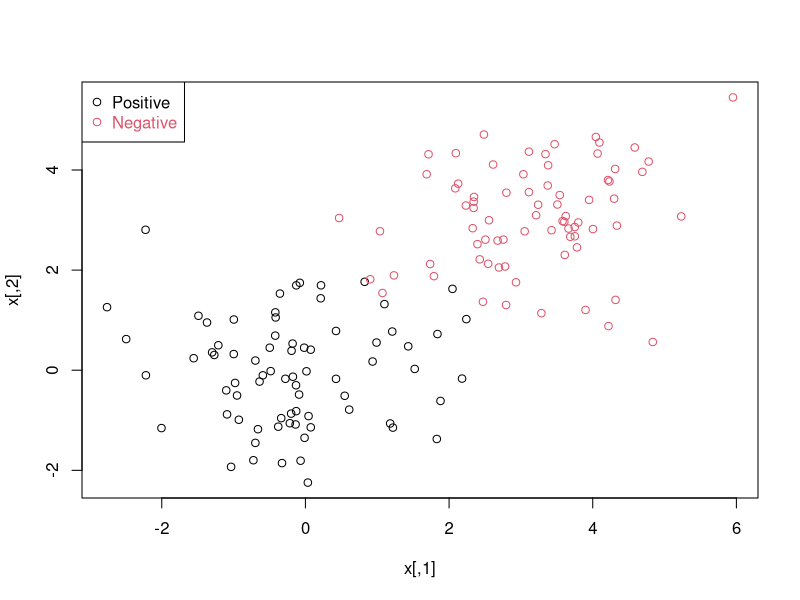
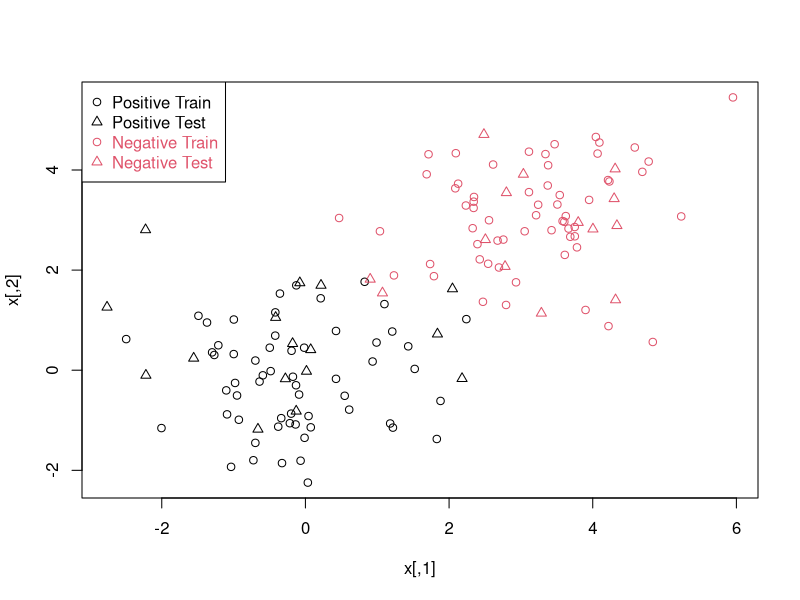
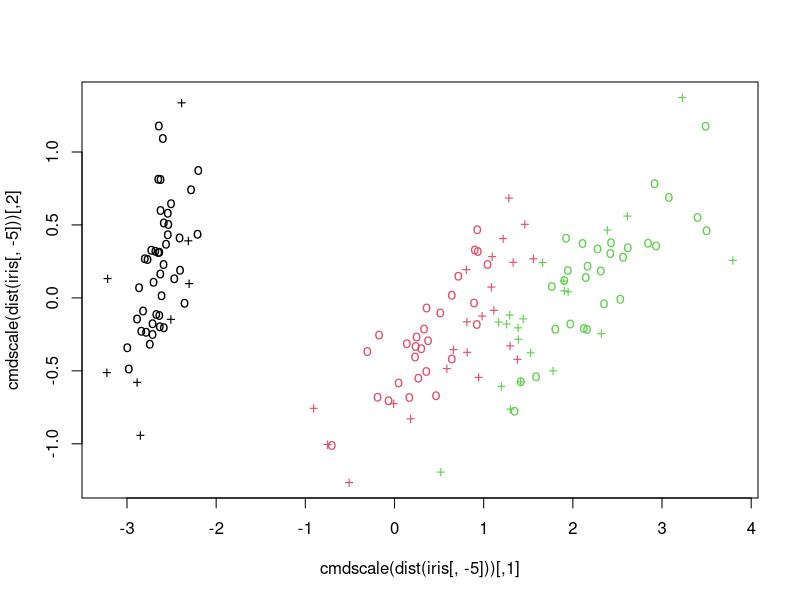
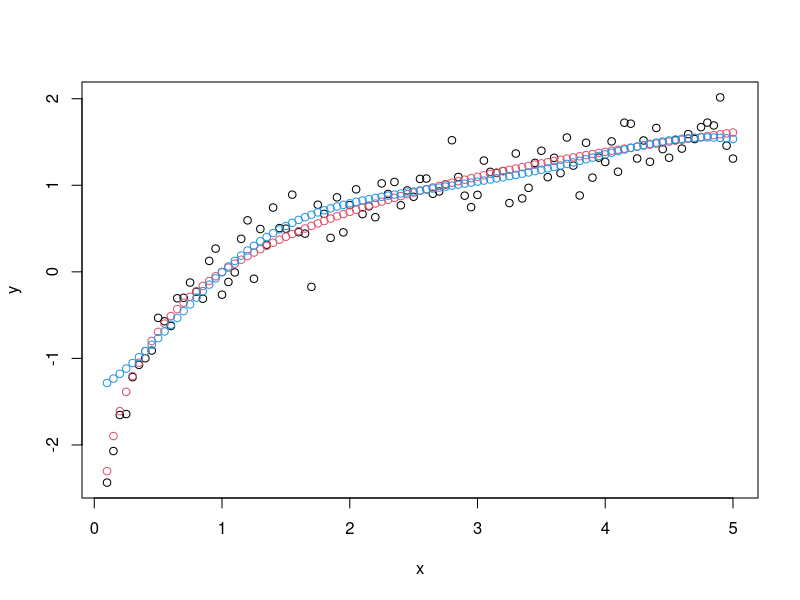
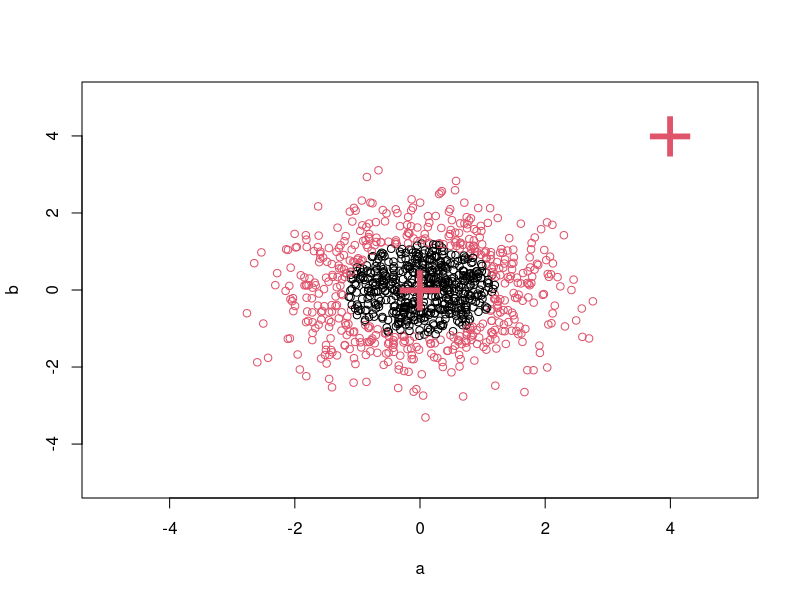
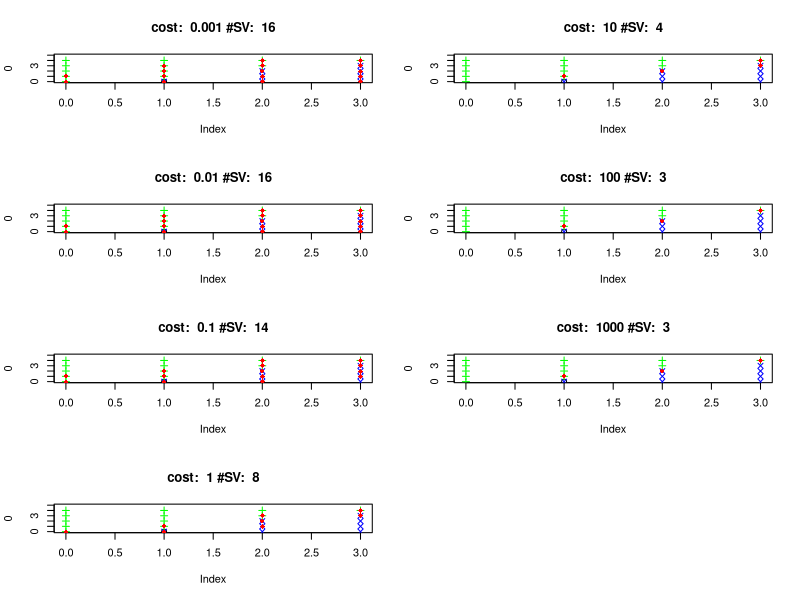

These charts were generated, in order, by the following R code: (Note: this script raises an error after producing the figures.)
### svm1
n <- 150 
p <- 2 # dimension
sigma <- 1 # variance of the distribution
meanpos <- 0 # centre of the distribution of positive examples
meanneg <- 3 # centre of the distribution of negative examples
npos <- round(n/2) # number of positive examples
nneg <- n-npos # number of negative examples
# Generate the positive and negative examples
xpos <- matrix(rnorm(npos*p,mean=meanpos,sd=sigma),npos,p)
xneg <- matrix(rnorm(nneg*p,mean=meanneg,sd=sigma),npos,p)
x <- rbind(xpos,xneg)
# Generate the labels
y <- matrix(c(rep(1,npos),rep(-1,nneg)))
# Visualize the data
plot(x,col=ifelse(y>0,1,2))
legend("topleft",c('Positive','Negative'),col=seq(2),pch=1,text.col=seq(2))
#
ntrain <- round(n*0.8) # number of training examples
tindex <- sample(n,ntrain) # indices of training samples
xtrain <- x[tindex,]
xtest <- x[-tindex,]
ytrain <- y[tindex]
ytest <- y[-tindex]
istrain=rep(0,n)
istrain[tindex]=1
# Visualize
plot(x,col=ifelse(y>0,1,2),pch=ifelse(istrain==1,1,2))
legend("topleft",c('Positive Train','Positive Test','Negative Train','Negative Test'),col=c(1,1,2,2), pch=c(1,2,1,2),
       text.col=c(1,1,2,2))

### svm2
library(e1071)
library(rpart)
data(Ozone, package='mlbench')
## split data into a train and test set
index <- 1:nrow(Ozone)
testindex <- sample(index, trunc(length(index)/3))
testset <- na.omit(Ozone[testindex,-3])
trainset <- na.omit(Ozone[-testindex,-3])
svm.model <- svm(V4 ~ ., data = trainset, cost = 1000, gamma = 0.0001)
svm.pred <- predict(svm.model, testset[,-3])
crossprod(svm.pred - testset[,3]) / length(testindex)

### svm3
data(iris)
attach(iris)
## classification mode
model <- svm(Species ~ ., data = iris)
# alternatively the traditional interface:
x <- subset(iris, select = -Species)
y <- Species
model <- svm(x, y) 

pred <- predict(model, x)  # same as | pred <- fitted(model)

# Check accuracy:
table(pred, y)

# compute decision values and probabilities:
pred <- predict(model, x, decision.values = TRUE)
attr(pred, "decision.values")[1:4,]

# visualize (classes by color, SV by crosses):
plot(cmdscale(dist(iris[,-5])),
     col = as.integer(iris[,5]),
     pch = c("o","+")[1:150 %in% model$index + 1])

## try regression mode on two dimensions
# create data
x <- seq(0.1, 5, by = 0.05)
y <- log(x) + rnorm(x, sd = 0.2)

# estimate model and predict input values
m   <- svm(x, y)
new <- predict(m, x)

# visualize
plot(x, y)
points(x, log(x), col = 2)
points(x, new, col = 4)

## density-estimation

# create 2-dim. normal with rho=0:
X <- data.frame(a = rnorm(1000), b = rnorm(1000))
attach(X)

# traditional way:
m <- svm(X, gamma = 0.1)

# formula interface:
m <- svm(~., data = X, gamma = 0.1)
# or:
m <- svm(~ a + b, gamma = 0.1)

# test:
newdata <- data.frame(a = c(0, 4), b = c(0, 4))
predict (m, newdata)

# visualize:
plot(X, col = 1:1000 %in% m$index + 1, xlim = c(-5,5), ylim=c(-5,5))
points(newdata, pch = "+", col = 2, cex = 5)

# weights: (example not particularly sensible)
i2 <- iris
levels(i2$Species)[3] <- "versicolor"
summary(i2$Species)
wts <- 100 / table(i2$Species)
wts
m <- svm(Species ~ ., data = i2, class.weights = wts)

### svm4
## example using the promotergene data set
library(kernlab)
data(promotergene)

## create test and training set
ind <- sample(1:dim(promotergene)[1],20)
genetrain <- promotergene[-ind, ]
genetest <- promotergene[ind, ]

## train a support vector machine
gene <-  ksvm(Class~.,data=genetrain,kernel="rbfdot",
              kpar=list(sigma=0.015),C=70,cross=4,prob.model=TRUE)

## predict gene type probabilities on the test set
genetype <- predict(gene,genetest,type="probabilities")

### svm5
library(e1071) 
m1 <- matrix( c( 
  0,    0,    0,    1,    1,    2,     1, 2,    3,    2,    3, 3, 0, 1,2,3, 
  0, 1, 2, 3, 
  1,    2,    3,    2,    3,    3,     0, 0,    0,    1, 1, 2, 4, 4,4,4,    0, 
  1, 2, 3, 
  1,    1,    1,    1,    1,    1,    -1,-1,  -1,-1,-1,-1, 1 ,1,1,1,     1, 
  1,-1,-1 
), ncol = 3 ) 

Y = m1[,3] 
X = m1[,1:2] 

df = data.frame( X , Y ) 

par(mfcol=c(4,2)) 
for( cost in c( 1e-3 ,1e-2 ,1e-1, 1e0,  1e+1, 1e+2 ,1e+3)) { 
  #cost <- 1 
  model.svm <- svm( Y ~ . , data = df ,  type = "C-classification" , kernel = 
                      "linear", cost = cost, 
                    scale =FALSE ) 
  #print(model.svm$SV) 
  
  plot(x=0,ylim=c(0,5), xlim=c(0,3),main= paste( "cost: ",cost, "#SV: ", 
                                                 nrow(model.svm$SV) )) 
  points(m1[m1[,3]>0,1], m1[m1[,3]>0,2], pch=3, col="green") 
  points(m1[m1[,3]<0,1], m1[m1[,3]<0,2], pch=4, col="blue") 
  points(model.svm$SV[,1],model.svm$SV[,2], pch=18 , col = "red") 
}

### svm6
data(spam)

## create test and training set
index <- sample(1:dim(spam)[1])
spamtrain <- spam[index[1:floor(dim(spam)[1]/2)], ]
spamtest <- spam[index[((ceiling(dim(spam)[1]/2)) + 1):dim(spam)[1]], ]

## train a support vector machine
filter <- ksvm(type~.,data=spamtrain,kernel="rbfdot",
               kpar=list(sigma=0.05),C=5,cross=3)
filter

## predict mail type on the test set
mailtype <- predict(filter,spamtest[,-58])

## Check results
table(mailtype,spamtest[,58])

### svm7
## Another example with the famous iris data
data(iris)

## Create a kernel function using the build in rbfdot function
rbf <- rbfdot(sigma=0.1)
rbf

## train a bound constraint support vector machine
irismodel <- ksvm(Species~.,data=iris,type="C-bsvc",
                  kernel=rbf,C=10,prob.model=TRUE)

irismodel

## get fitted values
fitted(irismodel)

## Test on the training set with probabilities as output
predict(irismodel, iris[,-5], type="probabilities")

### svm8
## Demo of the plot function
x <- rbind(matrix(rnorm(120),,2),matrix(rnorm(120,mean=3),,2))
y <- matrix(c(rep(1,60),rep(-1,60)))

svp <- ksvm(x,y,type="C-svc")
plot(svp,data=x)


### Use kernelMatrix
K <- as.kernelMatrix(crossprod(t(x)))

svp2 <- ksvm(K, y, type="C-svc")
svp2

### svm9
xtest <- rbind(matrix(rnorm(20),,2),matrix(rnorm(20,mean=3),,2))

# Support Vectors
Ktest <- as.kernelMatrix(crossprod(t(xtest),t(x[SVindex(svp2), ])))
predict(svp2, Ktest)

#### Use custom kernel 

k <- function(x,y) {(sum(x*y) +1)*exp(-0.001*sum((x-y)^2))}
class(k) <- "kernel"

data(promotergene)

## train svm using custom kernel
gene <- ksvm(Class~.,data=promotergene[c(1:20, 80:100),],kernel=k,
             C=5,cross=5)

gene


#### Use text with string kernels
data(reuters)
is(reuters)
tsv <- ksvm(reuters,rlabels,kernel="stringdot",
            kpar=list(length=5),cross=3,C=10)
tsv


## regression
# create data
x <- seq(-20,20,0.1)
y <- sin(x)/x + rnorm(401,sd=0.03)

# train support vector machine
regm <- ksvm(x,y,epsilon=0.01,kpar=list(sigma=16),cross=3)
plot(x,y,type="l")
lines(x,predict(regm,x),col="red")

### svm10

#### Use custom kernel 

k <- function(x,y) {(sum(x*y) +1)*exp(-0.001*sum((x-y)^2))}
class(k) <- "kernel"

data(promotergene)

## train svm using custom kernel
gene <- ksvm(Class~.,data=promotergene[c(1:20, 80:100),],kernel=k,
             C=5,cross=5)

gene

### svm11
#### Use text with string kernels
data(reuters)
is(reuters)
tsv <- ksvm(reuters,rlabels,kernel="stringdot",
            kpar=list(length=5),cross=3,C=10)
tsv

### svm12
# load the kernlab package
library(kernlab)
# train the SVM
#svp <- ksvm(xtrain,ytrain,type="C-svc",kernel='vanilladot',C=100,scaled=c()) # Sorry, I don't know what are the xtrain and ytrain
# Attributes that you can access
attributes(svp)
# For example, the support vectors
alpha(svp)
alphaindex(svp)
b(svp)
#plot(svp,data=xtrain)

### svm13
cv.folds <- function(n,folds=3){
  split(sample(n),rep(1:folds,length=length(y)))
}
svp <- ksvm(x,y,type="C-svc",kernel='vanilladot',C=1,scaled=c(),cross=5)
print(cross(svp))

### svm_rpart1
library(e1071)
library(rpart)
data(Glass, package="mlbench")
index <- 1:nrow(Glass)
testindex <- sample(index, trunc(length(index)/3))
testset <- Glass[testindex,]
trainset <- Glass[-testindex,]
svm.model <- svm(Type ~ ., data = trainset, cost = 100, gamma = 1)
svm.pred <- predict(svm.model, testset[,-10])
rpart.model <- rpart(Type ~ ., data = trainset)
rpart.pred <- predict(rpart.model, testset[,-10], type = "class")
table(pred = svm.pred, true = testset[,10])
